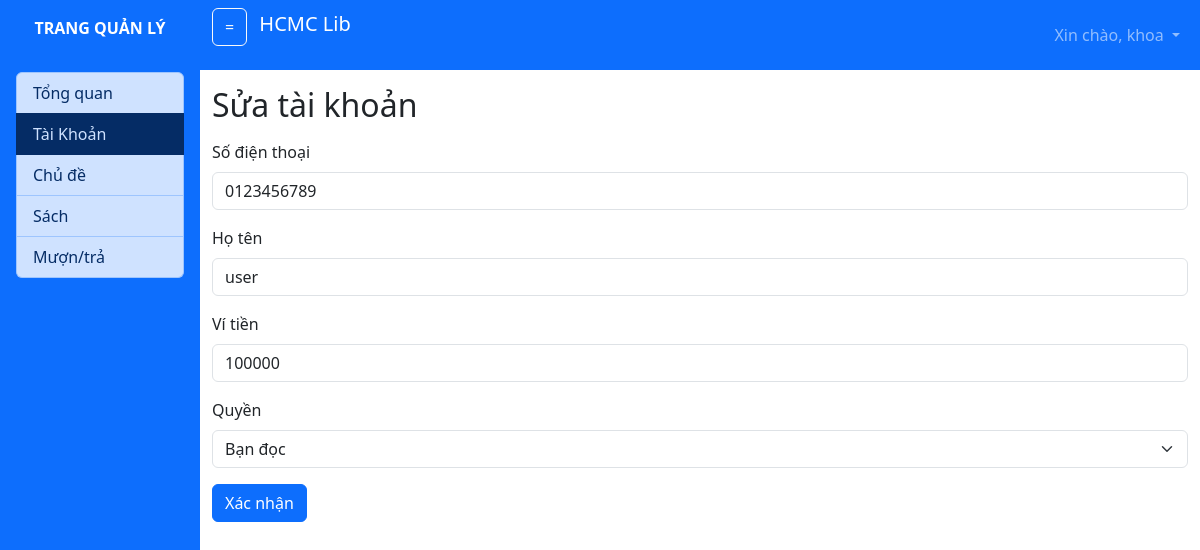
Screenshot of /admin/user/edit/7 (signed in) with the database file from the repository.
### tables this page shows
CREATE TABLE `taikhoan` (
  `MaTK` int NOT NULL,
  `SoDienThoai` text NOT NULL,
  `MatKhau` int NOT NULL,
  `HoTen` varchar(50) NOT NULL,
  `HinhAnh` varchar(50) DEFAULT NULL,
  `ViTien` int DEFAULT '0' COMMENT 'Tiền cọc mở tài khoản và thanh toán chi phí mượn sách',
  `Quyen` int NOT NULL DEFAULT '0' COMMENT '0:bạn đọc, 1:quản lý, 2: qly cap cao'
);

### model/m_pdo.php (called while the page is built, shortened)
<?php
function pdo_get_connection(){
    $dburl = "mysql:host=localhost;dbname=thuvien;charset=utf8";
    $username = 'root';
    $password = '';
    $conn = new PDO($dburl, $username, $password);
    $conn->setAttribute(PDO::ATTR_ERRMODE, PDO::ERRMODE_EXCEPTION);
    return $conn;
}
function pdo_query_one($sql){
    $sql_args = array_slice(func_get_args(), 1);
    try{
        $conn = pdo_get_connection();
        $stmt = $conn->prepare($sql);
        $stmt->execute($sql_args);
        $row = $stmt->fetch(PDO::FETCH_ASSOC);
        return $row;
    }
    catch(PDOException $e){
        throw $e;
    }
    finally{
        unset($conn);
    }
}

### model/m_user.php (called while the page is built, shortened)
<?php
include_once 'm_pdo.php';
function user_getById($MaTK){
    return pdo_query_one("SELECT * from taikhoan where MaTK=?", $MaTK);
}
?>

### view/v_admin_user_edit.php (the view, shortened to what this page needs)
<h2 class="my-3">Sửa tài khoản</h2>
        <form action="" method="POST">
        <div class="mb-3">
            <label for="SoDienThoai" class="form-label">Số điện thoại</label>
            <input value="<?=$tk['SoDienThoai']?>" type="text" class="form-control" id="SoDienThoai" name="SoDienThoai">
        </div>
        <div class="mb-3">
            <label for="HoTen" class="form-label">Họ tên</label>
            <input value="<?=$tk['HoTen']?>" type="text" class="form-control" id="HoTen" name="HoTen">
        </div>
        <div class="mb-3">
            <label for="ViTien" class="form-label">Ví tiền</label>
            <input value="<?=$tk['ViTien']?>" type="number" class="form-control" id="ViTien" name="ViTien">
        </div>
        <div class="mb-3">
            <label for="Quyen" class="form-label">Quyền</label>
            <select name="Quyen" id="Quyen" class="form-select" aria-label="Default select example">
            <option value="0" <?=($tk['Quyen']==0)?'selected':''?>>Bạn đọc</option>
            </select>
        </div>
        <button name="submit" value="submit" type="submit" class="btn btn-primary">Xác nhận</button>
        </form>

### rows the page displays
taikhoan: SoDienThoai "0123456789", HoTen "user", ViTien "100000", Quyen "Bạn đọc"

### other values shown
$_SESSION['user']['HoTen'] "khoa"
